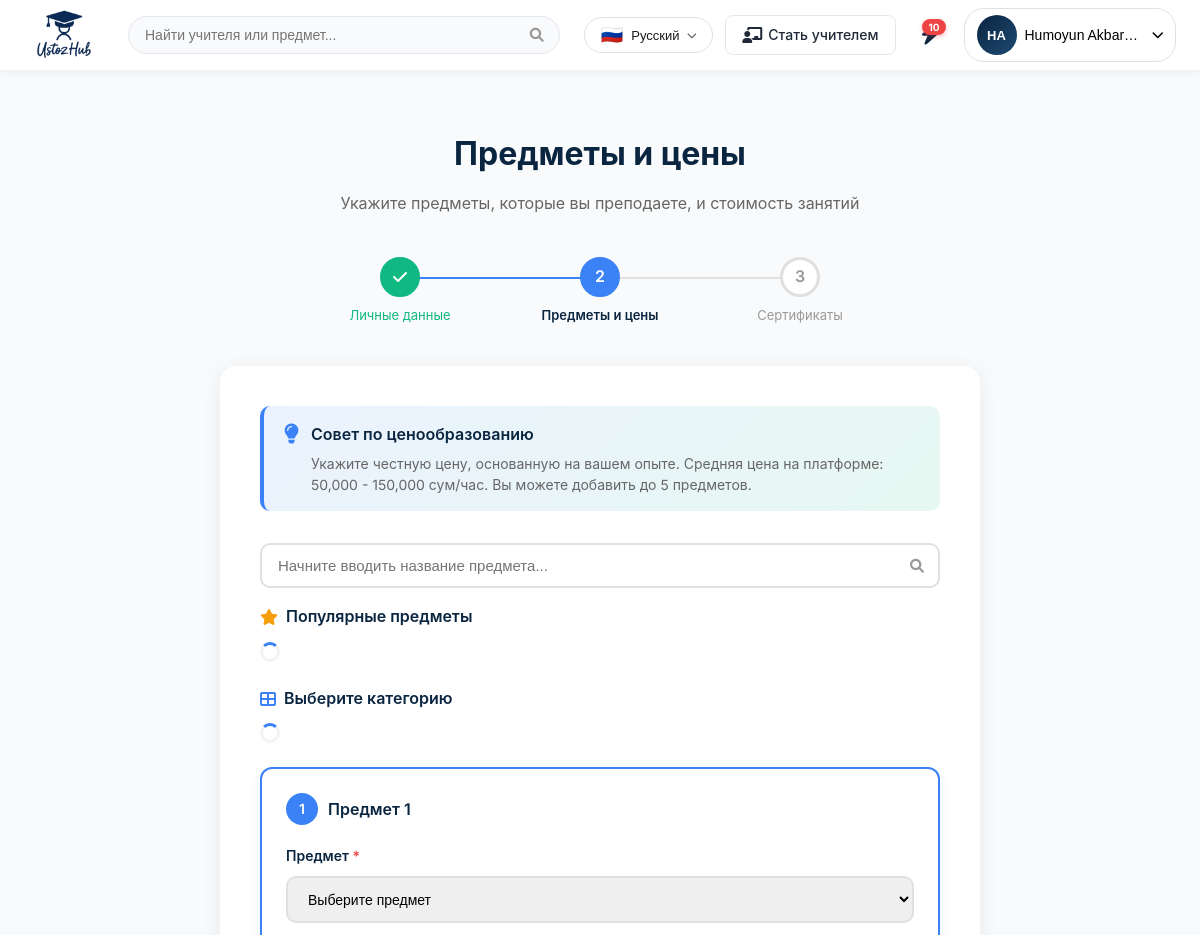
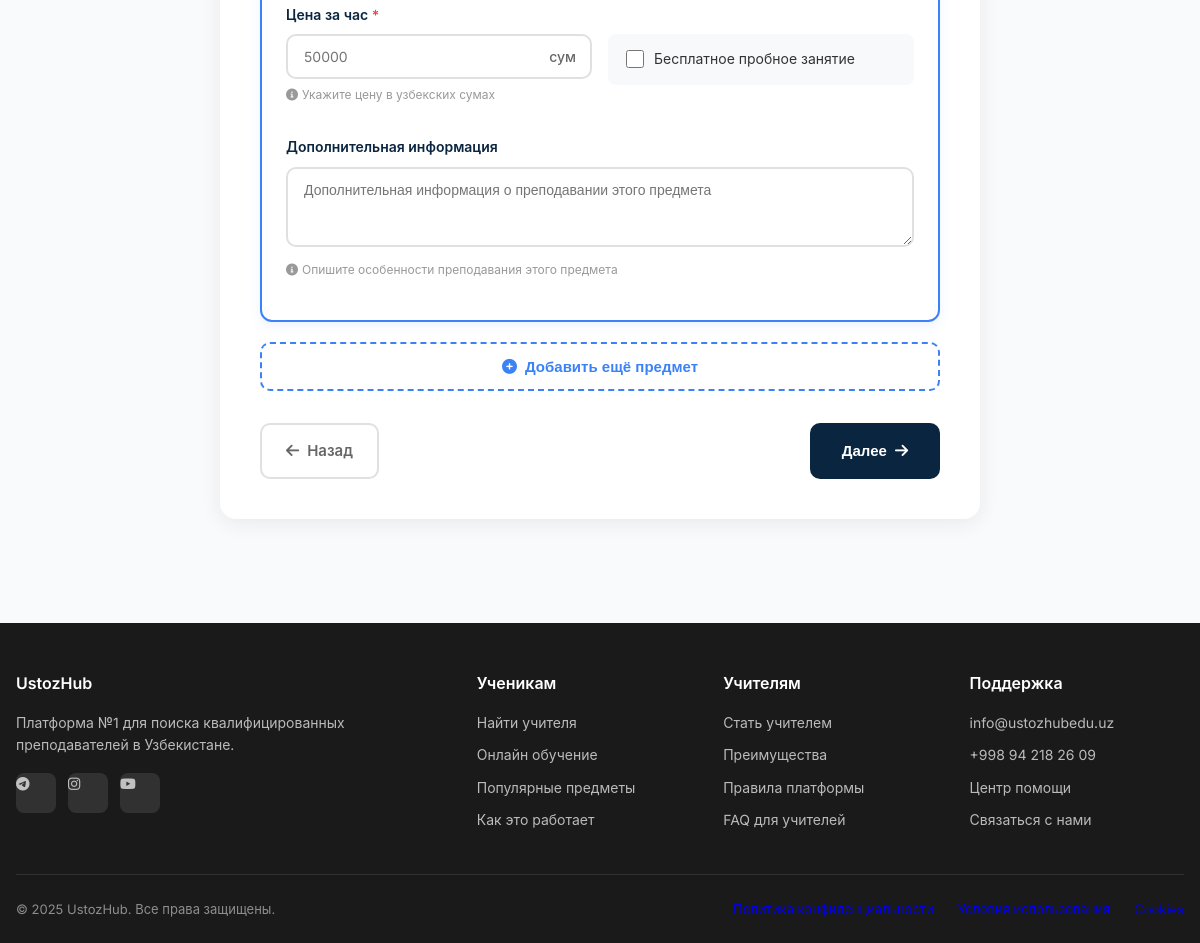
The page /ru/register/step2/ (signed in) on the database its author committed (2 pictures, top to bottom).
### teachers/models.py (models this page shows, shortened)
class User(AbstractUser):
    USER_TYPES = [
        ('student', 'Ученик'),
        ('teacher', 'Учитель'),
    ]
    user_type = models.CharField(max_length=10, choices=USER_TYPES, default='student')
    phone = models.CharField(max_length=20, blank=True, null=True)
    age = models.PositiveIntegerField(validators=[MinValueValidator(10), MaxValueValidator(100)], null=True, blank=True)
    avatar = models.ImageField(upload_to='avatars/', blank=True, null=True)
    is_verified = models.BooleanField(default=False)
    created_at = models.DateTimeField(auto_now_add=True)
    updated_at = models.DateTimeField(auto_now=True)

### teachers/views.py (the view)
# urls.py: path('register/step2/', teacher_register_step2, name='teacher_register_step2'),
def teacher_register_step2(request):
    user_id = request.session.get('teacher_registration_user_id')
    if not user_id:
        messages.error(request, 'Пожалуйста, начните регистрацию с первого шага')
        return redirect('teacher_register_step1')
    try:
        teacher_profile = TeacherProfile.objects.get(user_id=user_id)
    except TeacherProfile.DoesNotExist:
        messages.error(request, 'Профиль учителя не найден')
        return redirect('teacher_register_step1')
    if request.method == 'POST':
        form = TeacherSubjectsForm(request.POST, teacher=teacher_profile)
        if form.is_valid():
            TeacherSubject.objects.filter(teacher=teacher_profile).delete()
            subjects_added = 0
            for i in range(1, 6):
                subject = form.cleaned_data.get(f'subject_{i}')
                hourly_rate = form.cleaned_data.get(f'hourly_rate_{i}')
                if subject and hourly_rate and hourly_rate > 0:
                    TeacherSubject.objects.create(
                        teacher=teacher_profile,
                        subject=subject,
                        hourly_rate=hourly_rate,
                        is_free_trial=form.cleaned_data.get(f'is_free_trial_{i}', False),
                        description=form.cleaned_data.get(f'description_{i}', '')
                    )
                    subjects_added += 1
            if subjects_added == 0:
                messages.error(request, 'Необходимо добавить хотя бы один предмет с указанием цены')
                context = {
                    'form': form,
                    'step': 2,
                    'total_steps': 3
                }
                return render(request, 'logic/teacher_register_step2.html', context)
            messages.success(
                request,
                f'Добавлено {subjects_added} предмет(ов). Теперь загрузите сертификаты.'
            )
            return redirect('teacher_register_step3')
        else:
            messages.error(request, 'Пожалуйста, исправьте ошибки в форме')
            context = {
                'form': form,
                'step': 2,
                'total_steps': 3
            }
            return render(request, 'logic/teacher_register_step2.html', context)
    else:
        form = TeacherSubjectsForm(teacher=teacher_profile)
        context = {
            'form': form,
            'step': 2,
            'total_steps': 3
        }
        return render(request, 'logic/teacher_register_step2.html', context)

### teachers/context_processors.py (called while the page is built)
def unread_messages_count(request):
    if not request.user.is_authenticated:
        return {'unread_messages_count': 0}
    try:
        user = request.user
        if user.user_type == 'teacher':
            conversations = Conversation.objects.filter(
                teacher=user.teacher_profile,
                is_active=True
            )
        else:
            conversations = Conversation.objects.filter(
                student=user,
                is_active=True
            )
        unread_count = Message.objects.filter(
            conversation__in=conversations,
            is_read=False
        ).exclude(
            sender=user
        ).count()
        return {'unread_messages_count': unread_count}
    except Exception as e:
        print(f"Error in unread_messages_count context processor: {e}")
        return {'unread_messages_count': 0}

### teachers/models.py (called while the page is built)
    def __str__(self):
        return self.name

### teachers/templatetags/form_filter.py (called while the page is built)
@register.simple_tag
def get_form_field(form, prefix, number):
    field_name = f"{prefix}{number}"
    try:
        return form[field_name]
    except KeyError:
        return ''

### templates/logic/teacher_register_step2.html (shortened to what this page needs)
{% extends 'base.html' %}
{% load static %}
{% load form_filter %}
{% load i18n %}
{% block content %}
<div class="register-container">
    <div class="register-header">
        <h1 class="register-title">{% trans 'Предметы и цены' %}</h1>
        <p class="register-subtitle">{% trans 'Укажите предметы, которые вы преподаете, и стоимость занятий' %}</p>
    </div>
    <div class="progress-steps">
        <div class="progress-line-active"></div>
        <div class="steps-container">
            <div class="step-item">
                <div class="step-circle completed">
                    <i class="fas fa-check"></i>
                </div>
                <span class="step-label completed">{% trans 'Личные данные' %}</span>
            </div>
            <div class="step-item">
                <div class="step-circle active">2</div>
                <span class="step-label active">{% trans 'Предметы и цены' %}</span>
            </div>
            <div class="step-item">
                <div class="step-circle">3</div>
                <span class="step-label">{% trans 'Сертификаты' %}</span>
            </div>
        </div>
    </div>
    <div class="form-card">
        <div class="info-banner">
            <i class="fas fa-lightbulb"></i>
            <div class="info-banner-content">
                <h3>{% trans 'Совет по ценообразованию' %}</h3>
                <p>{% trans 'Укажите честную цену, основанную на вашем опыте. Средняя цена на платформе: 50,000 - 150,000 сум/час. Вы можете добавить до 5 предметов.' %}</p>
            </div>
        </div>
        <form method="POST" id="subjectsForm">
            <div class="subject-search-wrapper">
                <input
                    type="text"
                    class="subject-search-input"
                    id="subjectSearch"
                    placeholder="{% trans 'Начните вводить название предмета...' %}"
                    autocomplete="off"
                >
            </div>
            <div class="popular-subjects" id="popularSubjects">
                <div class="popular-subjects-header">
                    <i class="fas fa-star" style="color: #F59E0B;"></i>
                    <h3>{% trans 'Популярные предметы' %}</h3>
                </div>
                <div class="popular-subjects-list" id="popularSubjectsList">
                    <div class="loading-spinner"></div>
                </div>
            </div>
            <div class="categories-section" id="categoriesSection">
                <div class="categories-header">
                    <i class="fas fa-th-large" style="color: #3B82F6;"></i>
                    <h3>{% trans 'Выберите категорию' %}</h3>
                </div>
                <div class="categories-grid" id="categoriesGrid">
                    <div class="loading-spinner"></div>
                </div>
            </div>
            <div class="subjects-container" id="subjectsContainer">
                <div class="subject-card active" data-subject-num="1">
                    <div class="subject-card-header">
                        <div class="subject-number">
                            <span class="subject-badge">1</span>
                            {% trans 'Предмет' %} 1
                        </div>
                    </div>
                    <div class="form-group">
                        <label class="form-label">
                            {% trans 'Предмет' %} <span class="required">*</span>
                        </label>
                            {{ form.subject_1 }}
                    </div>
                    <div class="form-row">
                        <div class="form-group">
                            <label class="form-label">
                                {% trans 'Цена за час' %} <span class="required">*</span>
                            </label>
                            <div class="price-input-wrapper">
                                {{ form.hourly_rate_1 }}
                                <span class="currency-label">{% trans 'сум' %}</span>
                            </div>
                            <div class="form-help">
                                <i class="fas fa-info-circle"></i>
                                {% trans 'Укажите цену в узбекских сумах' %}
                            </div>
                        </div>
                        <div class="form-group">
                            <div class="checkbox-group">
                                {{ form.is_free_trial_1 }}
                                <label for="{{ form.is_free_trial_1.id_for_label }}">
                                    {% trans 'Бесплатное пробное занятие' %}
                                </label>
                            </div>
                        </div>
                    </div>
                    <div class="form-group">
                        <label class="form-label">
                            {% trans 'Дополнительная информация' %}
                        </label>
                        {{ form.description_1 }}
                        <div class="form-help">
                            <i class="fas fa-info-circle"></i>
                            {% trans 'Опишите особенности преподавания этого предмета' %}
                        </div>
                    </div>
                </div>
            </div>
            <button type="button" class="add-subject-btn" id="addSubjectBtn" onclick="addSubject()">
                <i class="fas fa-plus-circle"></i>
                {% trans 'Добавить еще предмет' %}
            </button>
            <div class="form-actions">
                <a href="{% url 'teacher_register_step1' %}" class="btn-back">
                    <i class="fas fa-arrow-left"></i> {% trans 'Назад' %}
                </a>
                <button type="submit" class="btn-next" id="submitBtn">
                    {% trans 'Далее' %} <i class="fas fa-arrow-right"></i>
                </button>
            </div>
        </form>
    </div>
</div>
{% endblock %}

### templates/base.html (shortened to what this page needs)
{% load static %}
{% load custom_filters %}
{% load i18n %}
<!DOCTYPE html>
<html lang="{{ LANGUAGE_CODE }}">
<head>
    <link href="https://cdnjs.cloudflare.com/ajax/libs/font-awesome/6.0.0/css/all.min.css" rel="stylesheet" media="print" onload="this.media='all'">
</head>
<body>
    <nav class="navbar" id="navbar">
        <div class="nav-container">
            <a href="{% url 'home' %}" class="logo">
                <img src="{% static 'logo/logo.png' %}" alt="UstozHub">
            </a>
            <div class="nav-search">
                <input
                    type="text"
                    class="search-input"
                    placeholder="{% trans 'Найти учителя или предмет...' %}"
                    id="navSearchInput"
                >
            </div>
            <div class="nav-actions">
                <div class="language-switcher" id="languageSwitcher">
                    <button class="language-btn" onclick="toggleLanguageDropdown(event)">
                        <span class="flag-icon">
                            {% if LANGUAGE_CODE == 'ru' %}🇷🇺{% elif LANGUAGE_CODE == 'uz' %}🇺🇿{% else %}🇺🇸{% endif %}
                        </span>
                        <span class="lang-text">
                            {% if LANGUAGE_CODE == 'ru' %}Русский{% elif LANGUAGE_CODE == 'uz' %}O'zbekcha{% else %}English{% endif %}
                        </span>
                        <i class="fas fa-chevron-down dropdown-arrow"></i>
                    </button>
                </div>
                <a href="{% url 'teacher_register_step1' %}" class="nav-btn nav-btn-outline">
                    <i class="fas fa-chalkboard-teacher"></i>
                    <span>{% trans 'Стать учителем' %}</span>
                </a>
                {% if user.is_authenticated %}
                    <a href="{% url 'conversations_list' %}" class="messages-icon-btn" title="{% trans 'Сообщения' %}">
                        <i class="fas fa-bolt"></i>
                        {% if unread_messages_count > 0 %}
                            <span class="messages-badge">{{ unread_messages_count }}</span>
                        {% endif %}
                    </a>
                {% endif %}
                {% if user.is_authenticated %}
                    <div class="profile-container">
                        <button class="profile-btn" onclick="toggleProfileDropdown(event)">
                            <div style="width: 40px; height: 40px;" class="profile-avatar">
                                {% if user.avatar %}
                                    <img src="{{ user.avatar.url }}" alt="{{ user.get_full_name }}">
                                {% else %}
                                    {{ user.first_name.0|default:"U" }}{{ user.last_name.0|default:"" }}
                                {% endif %}
                            </div>
                            <span class="profile-name">{{ user.get_full_name|default:user.username }}</span>
                            <i class="fas fa-chevron-down" style="font-size: 12px;"></i>
                        </button>
                    </div>
                {% endif %}
            </div>
        </div>
    </nav>
    <main>
        {% block content %}{% endblock %}
    </main>
    <footer class="footer">
        <div class="footer-container">
            <div class="footer-section">
                <h3>UstozHub</h3>
                <p>{% trans 'Платформа №1 для поиска квалифицированных преподавателей в Узбекистане.' %}</p>
                <div class="social-links">
                    <a href="#" class="social-link" aria-label="Telegram">
                        <i class="fab fa-telegram-plane"></i>
                    </a>
                    <a href="#" class="social-link" aria-label="Instagram">
                        <i class="fab fa-instagram"></i>
                    </a>
                    <a href="#" class="social-link" aria-label="YouTube">
                        <i class="fab fa-youtube"></i>
                    </a>
                </div>
            </div>
            <div class="footer-section">
                <h3>{% trans 'Ученикам' %}</h3>
                <a href="{% url 'home' %}">{% trans 'Найти учителя' %}</a>
                <a href="#">{% trans 'Онлайн обучение' %}</a>
                <a href="#">{% trans 'Популярные предметы' %}</a>
                <a href="#">{% trans 'Как это работает' %}</a>
            </div>
            <div class="footer-section">
                <h3>{% trans 'Учителям' %}</h3>
                <a href="{% url 'teacher_register_step1' %}">{% trans 'Стать учителем' %}</a>
                <a href="#">{% trans 'Преимущества' %}</a>
                <a href="#">{% trans 'Правила платформы' %}</a>
                <a href="#">{% trans 'FAQ для учителей' %}</a>
            </div>
            <div class="footer-section">
                <h3>{% trans 'Поддержка' %}</h3>
                <a href="mailto:info@ustozhub.uz">info@ustozhubedu.uz</a>
                <a href="tel:+998901234567">+998 94 218 26 09</a>
                <a href="#">{% trans 'Центр помощи' %}</a>
                <a href="#">{% trans 'Связаться с нами' %}</a>
            </div>
        </div>
        <div class="footer-bottom">
            <p>&copy; 2025 UstozHub. {% trans 'Все права защищены.' %}</p>
            <div class="footer-links-inline">
                <a href="#">{% trans 'Политика конфиденциальности' %}</a>
                <a href="#">{% trans 'Условия использования' %}</a>
                <a href="#">Cookies</a>
            </div>
        </div>
    </footer>
</body>
</html>

### rows shown on the page
User: first_name.0 "H", last_name.0 "A", get_full_name "Humoyun Akbar…"

### other values the page prints
{{ unread_messages_count }} "10"
